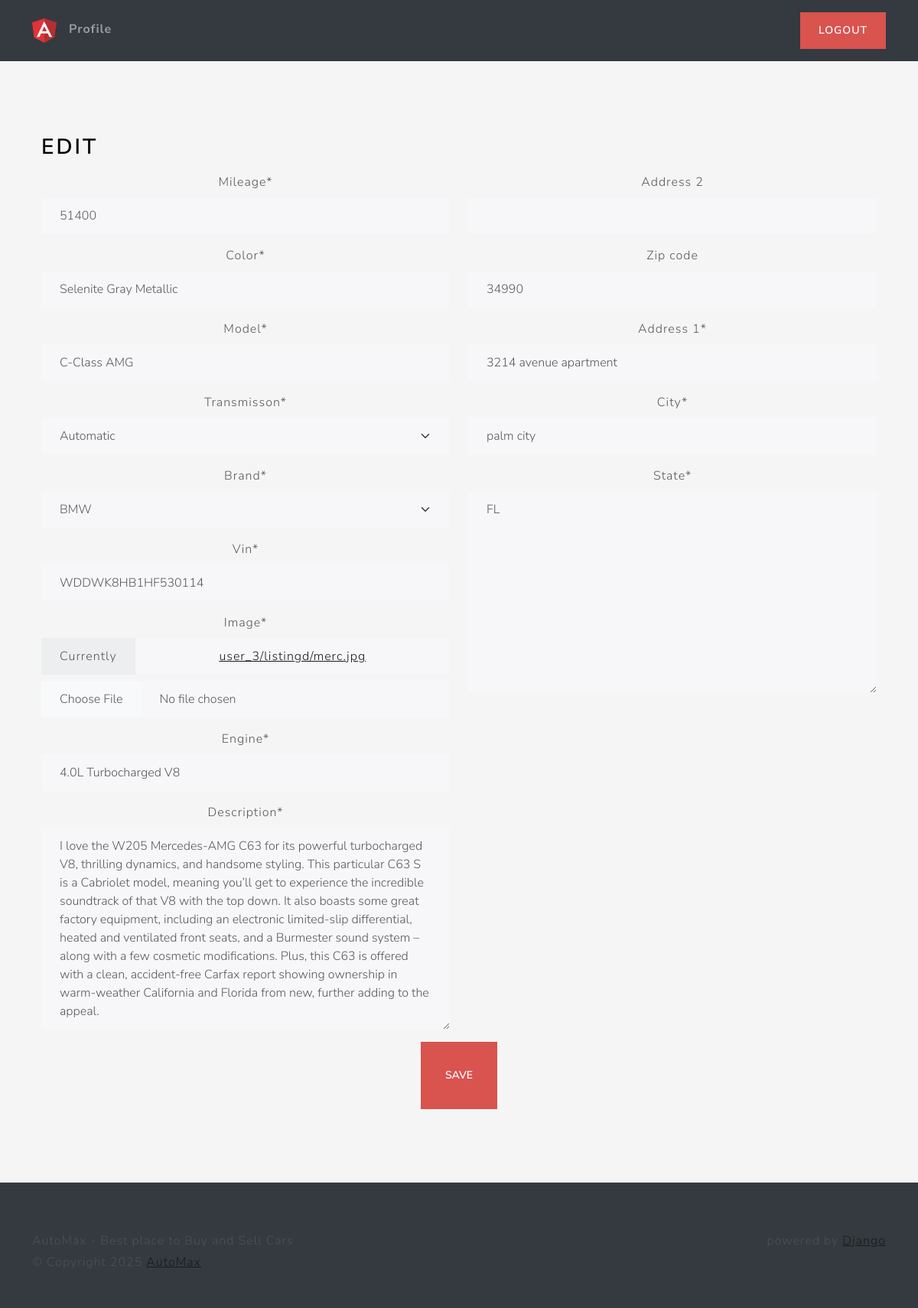
Page /listing/2a28d82b76784ace8a17a9caab0e0379/edit/ (signed in) on the committed database.
### main/models.py (models this page shows, shortened)
class Listing(models.Model):
    id = models.UUIDField(
        primary_key=True, default=uuid.uuid4, unique=True, editable=False)
    created_at = models.DateTimeField(auto_now=True)
    updated_at = models.DateTimeField(auto_now=True)
    seller = models.ForeignKey(Profile, on_delete=models.CASCADE)
    brand = models.CharField(max_length=24, choices=CARS_BRANDS, default=None)
    model = models.CharField(max_length=64,)
    vin = models.CharField(max_length=17,)
    mileage = models.IntegerField(default=0)
    color = models.CharField(max_length=24,)
    description = models.TextField()
    engine = models.CharField(max_length=24,)
    transmisson = models.CharField(
        max_length=24, choices=TRANSMISSION_OPTIONS, default=None)
    location = models.OneToOneField(
        Location, on_delete=models.SET_NULL, null=True)
    image = models.ImageField(upload_to=user_listing_path)

### users/models.py (models this page shows, shortened)
class Location(models.Model):
    address_1=models.CharField(max_length=128, blank=True)
    address_2=models.CharField(max_length=128,blank=True)
    city=models.CharField(max_length=64)
    state = USStateField(default='NY')
    zip_code = USZipCodeField(blank=True)

### main/views.py (the view)
# urls.py: path('listing/<str:id>/edit/', edit_view, name='edit'),
@login_required
def edit_view(request, id):
    try:
        listing = Listing.objects.get(id=id)
        if listing is None:
            raise Exception
        if request.method == 'POST':
            listing_form = ListingForm(
                request.POST, request.FILES, instance=listing)
            location_form = LocationForm(
                request.POST, instance=listing.location)
            if listing_form.is_valid and location_form.is_valid:
                listing_form.save()
                location_form.save()
                messages.info(request, f'Listing {id} updated successfully!')
                return redirect('home')
            else:
                messages.error(
                    request, f'An error occured while trying to edit the listing.')
                return reload()
        else:
            listing_form = ListingForm(instance=listing)
            location_form = LocationForm(instance=listing.location)
        context = {
            'location_form': location_form,
            'listing_form': listing_form
        }
        return render(request, 'views/edit.html', context)
    except Exception as e:
        messages.error(
            request, f'An error occured while trying to access the edit page.')
        return redirect('home')

### users/forms.py
class LocationForm(forms.ModelForm):
    address_1 = forms.CharField(required=True)
    zip_code = USZipCodeField(required=True)
    class Meta:
        model = Location
        fields = {'address_1', 'address_2', 'city', 'state', 'zip_code'}

### main/forms.py
class ListingForm(forms.ModelForm):
    image = forms.ImageField()
    class Meta:
        model = Listing
        fields = {'brand', 'model', 'vin', 'mileage',
                  'color', 'description','image', 'engine', 'transmisson'}

### main/templates/views/edit.html (shortened to what this page needs)
{% extends 'base/base.html' %}
{% load static %}
{% load crispy_forms_tags %}
{% block 'body' %}
<div class="container-fluid text-center py-5">
    <div class="container px-4 py-5">
        <div class="row g-4">
            <div class="col d-flex align-items-start">
                <div>
                    <h2 class="mb-3 border-bottom" style="color: black">Edit</h2>
                </div>
            </div>
        </div>
        <form action="" method="post" enctype="multipart/form-data">
            <div class="row">
                <div class="col-6">
                    {{ listing_form|crispy }}
                </div>
                <div class="col-6">
                    {{ location_form|crispy }}
                </div>
            </div>
            <button class="btn btn-lg btn-danger" type="submit">Save</button>
        </form>
    </div>
</div>
{% endblock %}

### main/static/css/style.css (style rules this page uses)
html, body { height: 100%; }
body { align-items: center; padding-bottom: 40px; background-color: #f5f5f5; }
.h2, h2 { color: white; }

### rows in the picture
Listing: mileage "51400", color "Selenite Gray Metallic", model "C-Class AMG", transmisson "Automatic", brand "BMW", vin "WDDWK8HB1HF530114", engine "4.0L Turbocharged V8", description "I love the W205 Mercedes-AMG C63 for its powerful turbocharged V8, thrilling dynamics, and handsome styling. This particular C63 S is a Cabriolet model, meaning you’ll get to experience the incredible soundtrack of that V8 with the top down. It also boasts some great factory equipment, including an electronic limited-slip differential, heated and ventilated front seats, and a Burmester sound system – along with a few cosmetic modifications. Plus, this C63 is offered with a clean, accident-free Carfax report showing ownership in warm-weather California and Florida from new, further adding to the appeal."
Location: zip_code "34990", address_1 "3214 avenue apartment", city "palm city", state "FL"
